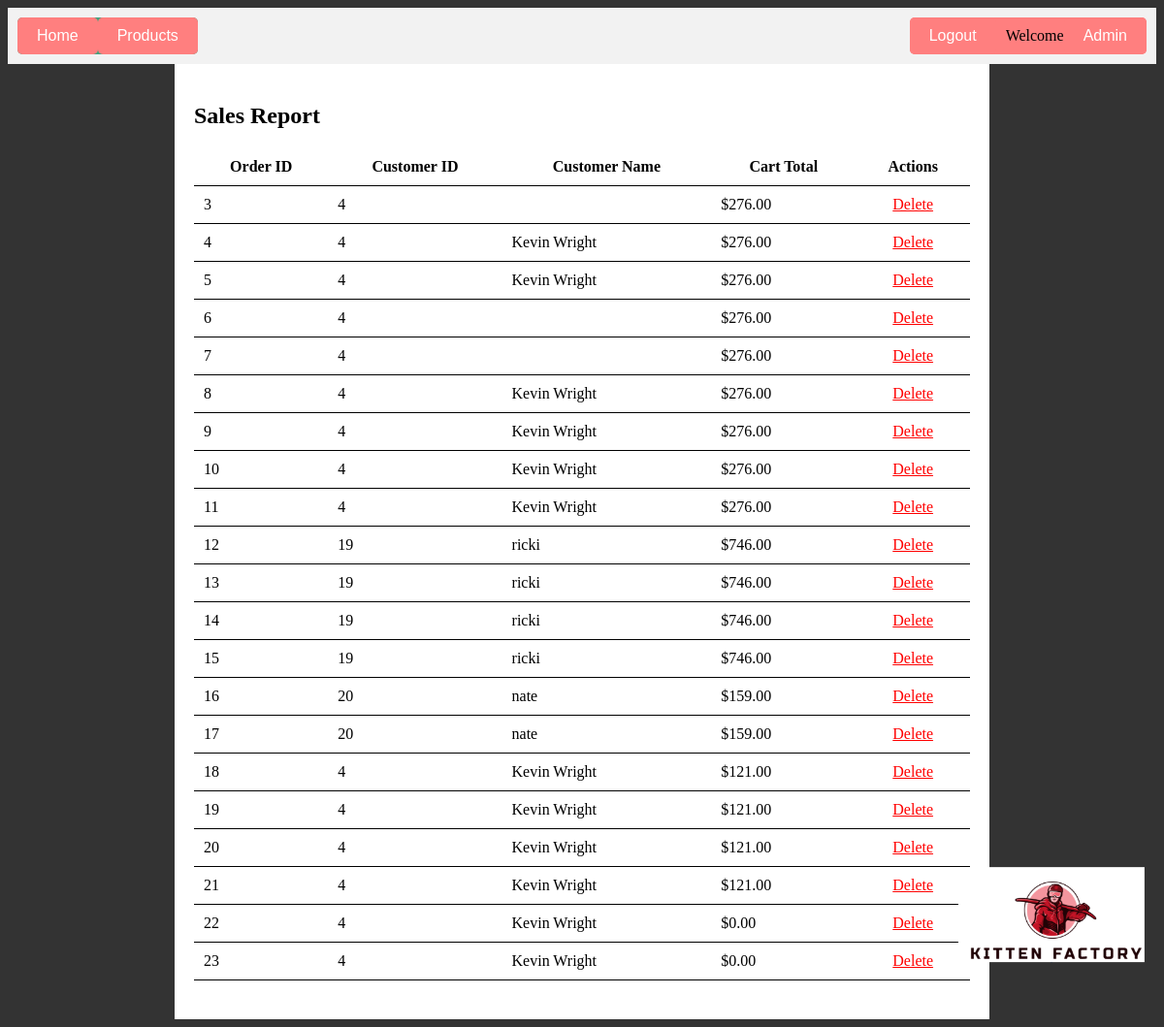
The page /sales_report.php (signed in) on the database its author committed.
### tables this page shows
CREATE TABLE `sales_report` (
  `order_id` int(11) NOT NULL,
  `customer_id` int(11) NOT NULL,
  `customer_name` varchar(255) DEFAULT NULL,
  `cart_total` decimal(10,2) NOT NULL
);

### sales_report.php (the view, shortened to what this page needs)
<?php
$servername = "localhost:8889";
$username = "root";
$password = "root";
$database = "project";
$conn = new mysqli($servername, $username, $password, $database);
$sql = "SELECT * FROM sales_report";
$result = $conn->query($sql);
?>
<!DOCTYPE html>
<html>
<head>
    <link rel="stylesheet" type="text/css" href="styles.css">
</head>
<body>
    <header class="sticky-header">
        <div class="left-buttons">
            <a href="index.php" class="button">Home</a>
            <a href="product_catalog.php" class="button">Products</a>
        </div>
    <div class="right-buttons">
    <?php
    if (isset($_SESSION["employee_id"])) {
        echo '<form action="logout.php" method="POST">';
        echo '<button type="submit" name="logout" class="button">Logout</button>';
        echo '</form>';
        echo '<div class="welcome-box">';
        echo '<span>Welcome ' . $_SESSION["employee_name"] . '</span>';
        echo '</div>';
    } else {
        echo '<a href="customer_login.php" class="button">Login</a>';
        echo '<a href="customer_registration.php" class="button">Register</a>';
    }
    ?>
    <a href="employee_login_success.php" class="button">Admin</a>
</div>
    </header>
    <div class="container">
        <h2>Sales Report</h2>
        <table>
            <thead>
                <tr>
                    <th>Order ID</th>
                    <th>Customer ID</th>
                    <th>Customer Name</th>
                    <th>Cart Total</th>
                    <th>Actions</th>
                </tr>
            </thead>
            <tbody>
                <?php
                while ($row = $result->fetch_assoc()) {
                    echo '<tr>';
                    echo '<td>' . $row['order_id'] . '</td>';
                    echo '<td>' . $row['customer_id'] . '</td>';
                    echo '<td>' . $row['customer_name'] . '</td>';
                    echo '<td>$' . $row['cart_total'] . '</td>';
                    echo '<td class="actions">';
                    echo '<a href="sales_report.php?delete=' . $row['order_id'] . '">Delete</a>';
                    echo '</td>';
                    echo '</tr>';
                }
                ?>
            </tbody>
        </table>
    </div>
    <div class="logo-container">
        <img src="logo.jpg" alt="Logo" class="logo">
    </div>
</body>
</html>

### styles.css (style rules this page uses)
body { background-color: #333333; }
.container { margin: 0 auto; max-width: 800px; }
.left-buttons { float: left; border-radius: 5px; background-color: #44a17e; margin-right: 10px; }
.left-buttons a { display: inline-block; padding: 10px 20px; color: #fff; text-decoration: none; }
.right-buttons { float: right; border-radius: 5px; background-color: #ff7f7f; margin-left: 10px; }
.right-buttons a { display: inline-block; padding: 10px 20px; color: #fff; text-decoration: none; }
header { background-color: #f2f2f2; padding: 10px; overflow: auto; }
.left-buttons, .right-buttons { display: flex; align-items: center; }
.logo-container { position: fixed; bottom: 20px; right: 20px; width: 2in; height: 2in; display: flex; justify-content: flex-end; align-items: flex-end; }
.logo { width: 100%; height: 100%; object-fit: contain; }
.button { display: inline-block; padding: 10px 20px; font-size: 16px; border: none; background-color: #ff7f7f; color: #fff; text-decoration: none; border-radius: 5px; cursor: pointer; font-family: arial, sans-serif; }
.welcome-box { display: flex; align-items: center; margin-left: 10px; max-width: 200px; white-space: nowrap; overflow: hidden; text-overflow: ellipsis; }

### sales_report.php (style rules this page uses)
.logo-container { position: fixed; bottom: 20px; right: 20px; width: 2in; height: 2in; display: flex; justify-content: flex-end; align-items: flex-end; }
.logo { width: 100%; height: 100%; object-fit: contain; }
.container { max-width: 800px; margin: 0 auto; background-color: white; padding: 20px; }
.container h2 { margin-bottom: 20px; }
.container table { width: 100%; border-collapse: collapse; margin-bottom: 20px; }
.container table thead th { padding: 10px; border-bottom: 1px solid #000; }
.container table tbody td { padding: 10px; border-bottom: 1px solid #000; }
.container table .actions { text-align: center; }
.container table .actions a { color: red; }

### rows shown on the page
sales_report: order_id "3", customer "4", cart_total "276.00"
sales_report: order_id "4", customer "4", customer_name "Kevin Wright", cart_total "276.00"
sales_report: order_id "5", customer "4", customer_name "Kevin Wright", cart_total "276.00"
sales_report: order_id "6", customer "4", cart_total "276.00"
sales_report: order_id "7", customer "4", cart_total "276.00"
sales_report: order_id "8", customer "4", customer_name "Kevin Wright", cart_total "276.00"
sales_report: order_id "9", customer "4", customer_name "Kevin Wright", cart_total "276.00"
sales_report: order_id "10", customer "4", customer_name "Kevin Wright", cart_total "276.00"
sales_report: order_id "11", customer "4", customer_name "Kevin Wright", cart_total "276.00"
sales_report: order_id "12", customer "19", customer_name "ricki", cart_total "746.00"
sales_report: order_id "13", customer "19", customer_name "ricki", cart_total "746.00"
sales_report: order_id "14", customer "19", customer_name "ricki", cart_total "746.00"
sales_report: order_id "15", customer "19", customer_name "ricki", cart_total "746.00"
sales_report: order_id "16", customer "20", customer_name "nate", cart_total "159.00"
sales_report: order_id "17", customer "20", customer_name "nate", cart_total "159.00"
sales_report: order_id "18", customer "4", customer_name "Kevin Wright", cart_total "121.00"
sales_report: order_id "19", customer "4", customer_name "Kevin Wright", cart_total "121.00"
sales_report: order_id "20", customer "4", customer_name "Kevin Wright", cart_total "121.00"
sales_report: order_id "21", customer "4", customer_name "Kevin Wright", cart_total "121.00"
sales_report: order_id "22", customer "4", customer_name "Kevin Wright", cart_total "0.00"
sales_report: order_id "23", customer "4", customer_name "Kevin Wright", cart_total "0.00"
